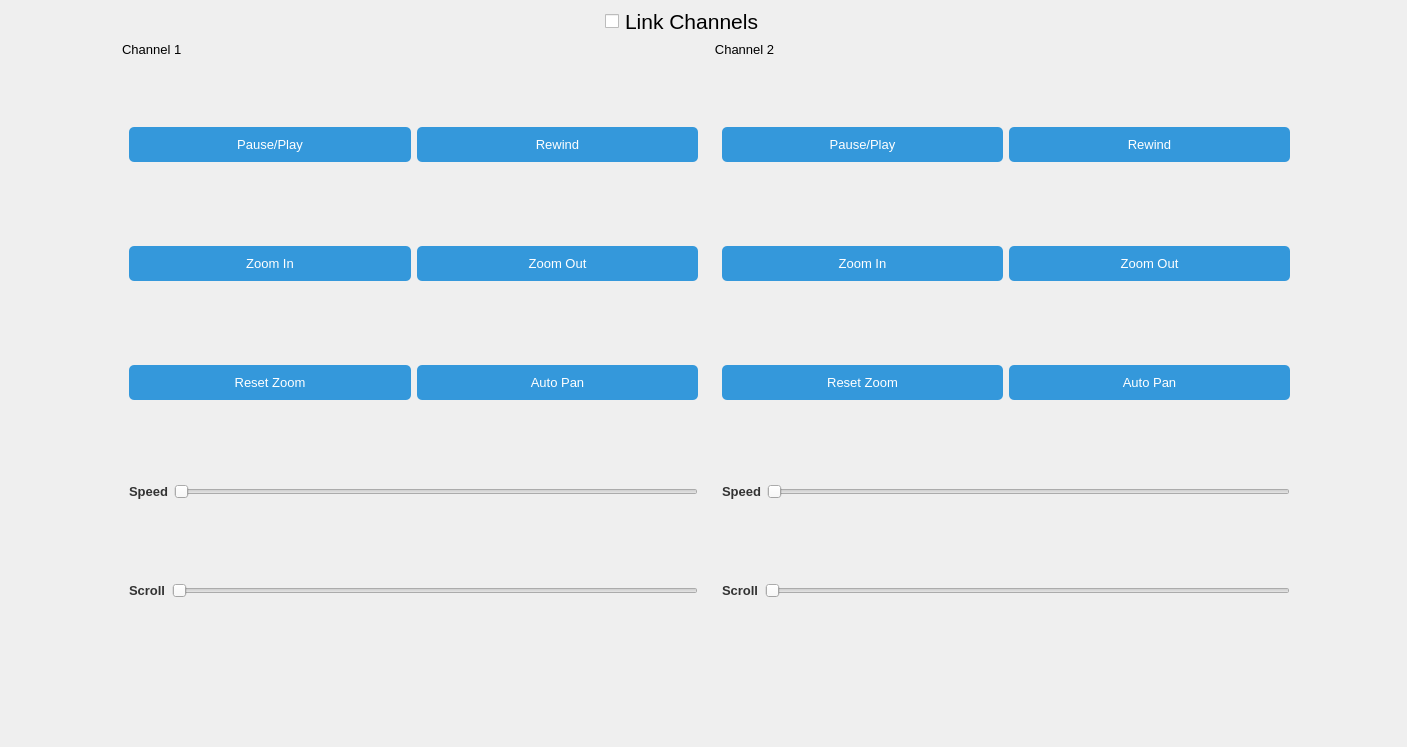
<?xml version="1.0" encoding="UTF-8"?>
<ui version="4.0">
 <class>MainWindow</class>
 <widget class="QMainWindow" name="MainWindow">
  <property name="geometry">
   <rect>
    <x>0</x>
    <y>0</y>
    <width>1407</width>
    <height>747</height>
   </rect>
  </property>
  <property name="sizePolicy">
   <sizepolicy hsizetype="Expanding" vsizetype="Expanding">
    <horstretch>0</horstretch>
    <verstretch>0</verstretch>
   </sizepolicy>
  </property>
  <property name="windowTitle">
   <string>MainWindow</string>
  </property>
  <property name="styleSheet">
   <string notr="true">/* Reset default Qt styles */
* {
    margin: 0;
    padding: 0;
    border: 0;
    font: inherit;
}

/* Set a global font for your application */
body {
    font-family: Helvetica, Arial, sans-serif;
}

/* Style for main application window */
#mainWindow {
    background-color: #f4f4f4;
    padding: 10px;
}

/* Style for buttons */
QPushButton {
    background-color: #3498db;
    color: #fff;
    padding: 10px 20px;
    border: none;
    border-radius: 5px;
}

QPushButton:hover {
    background-color: #2980b9;
}

/* Style for text input fields */
QLineEdit {
    padding: 8px;
    border: 1px solid #ccc;
    border-radius: 5px;
}

/* Style for labels */
QLabel {
    font-weight: bold;
    color: #333;
}

/* Style for list widgets */
QListWidget {
    border: 1px solid #ccc;
    border-radius: 5px;
    background-color: white;
}

QListWidget::item {
    padding: 10px;
}

QListWidget::item:hover {
    background-color: #f0f0f0;
}

/* Style for progress bars */
QProgressBar {
    text-align: center;
}

/* Style for checkboxes */
QCheckBox {
    padding: 5px;
}

/* Style for radio buttons */
QRadioButton {
    padding: 5px;
}

/* Style for tabs */
QTabWidget::pane {
    border: 1px solid #ccc;
    border-top: none;
    border-radius: 5px;
    background-color: white;
}

QTabBar::tab {
    padding: 10px 20px;
    border: 1px solid #ccc;
    border-top-left-radius: 5px;
    border-top-right-radius: 5px;
}

QTabBar::tab:selected {
    background-color: #3498db;
    color: #fff;
    border: 1px solid #2980b9;
}

/* Style for menus and menu items */
QMenu {
    background-color: white;
    border: 1px solid #ccc;
}

QMenu::item {
    padding: 8px 16px;
}

QMenu::item:selected {
    background-color: #3498db;
    color: #fff;
}
</string>
  </property>
  <widget class="QWidget" name="centralwidget">
   <property name="sizePolicy">
    <sizepolicy hsizetype="Fixed" vsizetype="Expanding">
     <horstretch>0</horstretch>
     <verstretch>0</verstretch>
    </sizepolicy>
   </property>
   <widget class="QCheckBox" name="link_channels">
    <property name="geometry">
     <rect>
      <x>600</x>
      <y>0</y>
      <width>251</width>
      <height>43</height>
     </rect>
    </property>
    <property name="font">
     <font>
      <pointsize>16</pointsize>
     </font>
    </property>
    <property name="styleSheet">
     <string notr="true">selection-background-color: rgb(85, 170, 255);
selection-color: rgb(255, 85, 255);
QCheckBox::indicator{
    color: #8c8c8c;
    background-color: #8c8c8c;
    border: 1px solid #b1b1b1;
    width: 9px;
    height: 9px;
}</string>
    </property>
    <property name="text">
     <string>Link Channels</string>
    </property>
   </widget>
   <widget class="QWidget" name="gridLayoutWidget">
    <property name="geometry">
     <rect>
      <x>120</x>
      <y>40</y>
      <width>1179</width>
      <height>649</height>
     </rect>
    </property>
    <layout class="QGridLayout" name="gridLayout">
     <item row="0" column="0">
      <widget class="QGroupBox" name="channel_1_controls">
       <property name="font">
        <font>
         <family>MS Shell Dlg 2</family>
         <pointsize>10</pointsize>
         <weight>9</weight>
         <italic>false</italic>
         <bold>false</bold>
        </font>
       </property>
       <property name="styleSheet">
        <string notr="true">font: 75 10pt &quot;MS Shell Dlg 2&quot;;</string>
       </property>
       <property name="title">
        <string>Channel 1 </string>
       </property>
       <layout class="QVBoxLayout" name="verticalLayout">
        <item>
         <layout class="QHBoxLayout" name="channel_1_btns">
          <item>
           <widget class="QPushButton" name="channel_1_pause_btn">
            <property name="font">
             <font>
              <family>MS Shell Dlg 2</family>
              <pointsize>10</pointsize>
              <weight>9</weight>
              <italic>false</italic>
              <bold>false</bold>
             </font>
            </property>
            <property name="text">
             <string>Pause/Play</string>
            </property>
           </widget>
          </item>
          <item>
           <widget class="QPushButton" name="channel_1_rewind">
            <property name="font">
             <font>
              <family>MS Shell Dlg 2</family>
              <pointsize>10</pointsize>
              <weight>9</weight>
              <italic>false</italic>
              <bold>false</bold>
             </font>
            </property>
            <property name="text">
             <string>Rewind</string>
            </property>
           </widget>
          </item>
         </layout>
        </item>
        <item>
         <layout class="QHBoxLayout" name="horizontalLayout_3">
          <item>
           <widget class="QPushButton" name="channel_1_zoom_in">
            <property name="font">
             <font>
              <family>MS Shell Dlg 2</family>
              <pointsize>10</pointsize>
              <weight>9</weight>
              <italic>false</italic>
              <bold>false</bold>
             </font>
            </property>
            <property name="text">
             <string>Zoom In</string>
            </property>
           </widget>
          </item>
          <item>
           <widget class="QPushButton" name="channel_1_zoom_out">
            <property name="font">
             <font>
              <family>MS Shell Dlg 2</family>
              <pointsize>10</pointsize>
              <weight>9</weight>
              <italic>false</italic>
              <bold>false</bold>
             </font>
            </property>
            <property name="text">
             <string>Zoom Out</string>
            </property>
           </widget>
          </item>
         </layout>
        </item>
        <item>
         <layout class="QHBoxLayout" name="horizontalLayout_7">
          <item>
           <widget class="QPushButton" name="channel_1_reset_zoom">
            <property name="font">
             <font>
              <family>MS Shell Dlg 2</family>
              <pointsize>10</pointsize>
              <weight>9</weight>
              <italic>false</italic>
              <bold>false</bold>
             </font>
            </property>
            <property name="text">
             <string>Reset Zoom</string>
            </property>
           </widget>
          </item>
          <item>
           <widget class="QPushButton" name="channel_1_auto_pan">
            <property name="font">
             <font>
              <family>MS Shell Dlg 2</family>
              <pointsize>10</pointsize>
              <weight>9</weight>
              <italic>false</italic>
              <bold>false</bold>
             </font>
            </property>
            <property name="text">
             <string>Auto Pan</string>
            </property>
           </widget>
          </item>
         </layout>
        </item>
        <item>
         <layout class="QHBoxLayout" name="channel_1_speed">
          <item>
           <widget class="QLabel" name="label">
            <property name="font">
             <font>
              <family>MS Shell Dlg 2</family>
              <pointsize>10</pointsize>
              <weight>9</weight>
              <italic>false</italic>
              <bold>false</bold>
             </font>
            </property>
            <property name="text">
             <string>Speed</string>
            </property>
           </widget>
          </item>
          <item>
           <widget class="QSlider" name="channel_1_speed_slider">
            <property name="orientation">
             <enum>Qt::Horizontal</enum>
            </property>
           </widget>
          </item>
         </layout>
        </item>
        <item>
         <layout class="QHBoxLayout" name="horizontalLayout_6">
          <item>
           <widget class="QLabel" name="label_3">
            <property name="font">
             <font>
              <family>MS Shell Dlg 2</family>
              <pointsize>10</pointsize>
              <weight>9</weight>
              <italic>false</italic>
              <bold>false</bold>
             </font>
            </property>
            <property name="text">
             <string>Scroll</string>
            </property>
           </widget>
          </item>
          <item>
           <widget class="QSlider" name="channel_1_horizontal_scroll_slider">
            <property name="orientation">
             <enum>Qt::Horizontal</enum>
            </property>
           </widget>
          </item>
         </layout>
        </item>
       </layout>
      </widget>
     </item>
     <item row="0" column="1">
      <widget class="QGroupBox" name="channel_2_controls">
       <property name="font">
        <font>
         <family>MS Shell Dlg 2</family>
         <pointsize>10</pointsize>
         <weight>9</weight>
         <italic>false</italic>
         <bold>false</bold>
        </font>
       </property>
       <property name="styleSheet">
        <string notr="true">font: 75 10pt &quot;MS Shell Dlg 2&quot;;</string>
       </property>
       <property name="title">
        <string>Channel 2</string>
       </property>
       <layout class="QVBoxLayout" name="verticalLayout_2">
        <item>
         <layout class="QHBoxLayout" name="channel_2_btns">
          <item>
           <widget class="QPushButton" name="channel_2_pause_btn">
            <property name="font">
             <font>
              <family>MS Shell Dlg 2</family>
              <pointsize>10</pointsize>
              <weight>9</weight>
              <italic>false</italic>
              <bold>false</bold>
             </font>
            </property>
            <property name="text">
             <string>Pause/Play</string>
            </property>
           </widget>
          </item>
          <item>
           <widget class="QPushButton" name="channel_2_rewind">
            <property name="font">
             <font>
              <family>MS Shell Dlg 2</family>
              <pointsize>10</pointsize>
              <weight>9</weight>
              <italic>false</italic>
              <bold>false</bold>
             </font>
            </property>
            <property name="text">
             <string>Rewind</string>
            </property>
           </widget>
          </item>
         </layout>
        </item>
        <item>
         <layout class="QHBoxLayout" name="horizontalLayout_4">
          <item>
           <widget class="QPushButton" name="channel_2_zoom_in">
            <property name="font">
             <font>
              <family>MS Shell Dlg 2</family>
              <pointsize>10</pointsize>
              <weight>9</weight>
              <italic>false</italic>
              <bold>false</bold>
             </font>
            </property>
            <property name="text">
             <string>Zoom In</string>
            </property>
           </widget>
          </item>
          <item>
           <widget class="QPushButton" name="channel_2_zoom_out">
            <property name="font">
             <font>
              <family>MS Shell Dlg 2</family>
              <pointsize>10</pointsize>
              <weight>9</weight>
              <italic>false</italic>
              <bold>false</bold>
             </font>
            </property>
            <property name="text">
             <string>Zoom Out</string>
            </property>
           </widget>
          </item>
         </layout>
        </item>
        <item>
         <layout class="QHBoxLayout" name="horizontalLayout_5">
          <item>
           <widget class="QPushButton" name="channel_2_reset_zoom">
            <property name="font">
             <font>
              <family>MS Shell Dlg 2</family>
              <pointsize>10</pointsize>
              <weight>9</weight>
              <italic>false</italic>
              <bold>false</bold>
             </font>
            </property>
            <property name="text">
             <string>Reset Zoom</string>
            </property>
           </widget>
          </item>
          <item>
           <widget class="QPushButton" name="channel_2_auto_pan">
            <property name="font">
             <font>
              <family>MS Shell Dlg 2</family>
              <pointsize>10</pointsize>
              <weight>9</weight>
              <italic>false</italic>
              <bold>false</bold>
             </font>
            </property>
            <property name="text">
             <string>Auto Pan</string>
            </property>
           </widget>
          </item>
         </layout>
        </item>
        <item>
         <layout class="QHBoxLayout" name="channel_2_speed">
          <item>
           <widget class="QLabel" name="label_2">
            <property name="font">
             <font>
              <family>MS Shell Dlg 2</family>
              <pointsize>10</pointsize>
              <weight>9</weight>
              <italic>false</italic>
              <bold>false</bold>
             </font>
            </property>
            <property name="text">
             <string>Speed</string>
            </property>
           </widget>
          </item>
          <item>
           <widget class="QSlider" name="channel_2_speed_slider">
            <property name="orientation">
             <enum>Qt::Horizontal</enum>
            </property>
           </widget>
          </item>
         </layout>
        </item>
        <item>
         <layout class="QHBoxLayout" name="horizontalLayout_8">
          <item>
           <widget class="QLabel" name="label_4">
            <property name="font">
             <font>
              <family>MS Shell Dlg 2</family>
              <pointsize>10</pointsize>
              <weight>9</weight>
              <italic>false</italic>
              <bold>false</bold>
             </font>
            </property>
            <property name="text">
             <string>Scroll</string>
            </property>
           </widget>
          </item>
          <item>
           <widget class="QSlider" name="channel_2_horizontal_scroll_slider">
            <property name="orientation">
             <enum>Qt::Horizontal</enum>
            </property>
           </widget>
          </item>
         </layout>
        </item>
       </layout>
      </widget>
     </item>
    </layout>
   </widget>
  </widget>
  <widget class="QMenuBar" name="menubar">
   <property name="geometry">
    <rect>
     <x>0</x>
     <y>0</y>
     <width>1407</width>
     <height>26</height>
    </rect>
   </property>
  </widget>
  <widget class="QStatusBar" name="statusbar"/>
 </widget>
 <resources/>
 <connections/>
</ui>
